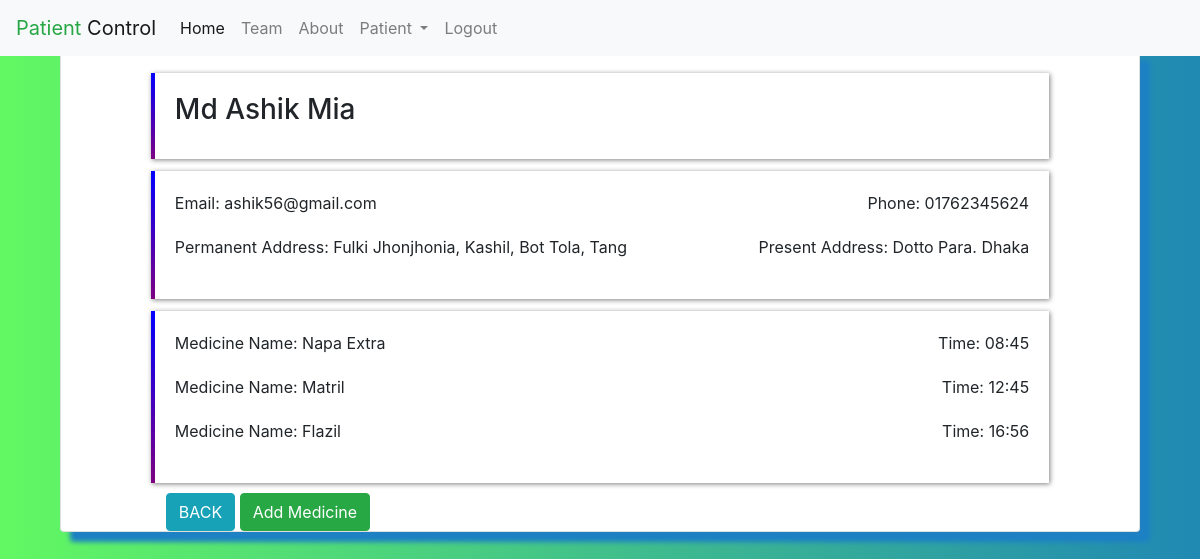
The page /check_patient.php?id=3 (signed in) on the database its author committed.
### tables this page shows
CREATE TABLE `patient_info` (
  `id` int(11) NOT NULL,
  `patient_ip` varchar(15) DEFAULT NULL,
  `f_name` varchar(40) DEFAULT NULL,
  `email` varchar(40) DEFAULT NULL,
  `phone` varchar(30) DEFAULT NULL,
  `bed_no` varchar(40) DEFAULT NULL,
  `pr_address` varchar(30) DEFAULT NULL,
  `pe_address` varchar(40) DEFAULT NULL,
  `first_medicine_name` varchar(40) DEFAULT NULL,
  `first_medicine_time` varchar(40) DEFAULT NULL,
  `second_medicine_name` varchar(40) DEFAULT NULL,
  `second_medicine_time` varchar(40) DEFAULT NULL,
  `third_medicine_name` varchar(40) DEFAULT NULL,
  `third_medicine_time` varchar(40) DEFAULT NULL
);

### check_patient.php (the view, shortened to what this page needs)
<?php
    $id = $_GET['id'];
    require_once "config.php";
    $sql = "SELECT * FROM patient_info WHERE id=$id";
    $result = mysqli_query($link, $sql);
    $std = mysqli_fetch_assoc($result);
?>
<!DOCTYPE html>
<html lang="en">
<head>
    <link rel="stylesheet" href="https://cdnjs.cloudflare.com/ajax/libs/font-awesome/4.7.0/css/font-awesome.min.css">
    <link rel="stylesheet" href="css/bootstrap.min.css">
    <link rel="stylesheet" href="css/profile.css">
</head>
<body>
    <?php
        include 'navbar.php';
    ?>
    <section class="container">
        <div class="col-12 col-lg-12 m-auto">
            <div class="card container-body">
                <div class="card-body col-10 col-lg-10 m-auto">
                    <h3 class="card-title"><?php echo $std['f_name']; ?></h3>
                </div>
                <div class="card-body col-10 col-lg-10 m-auto">
                    <p class="card-title float-right">
                        <label for="">Phone:</label> <?php echo $std['phone']; ?>
                    </p>
                    <p class="card-title">
                        <label for="">Email:</label> <?php echo $std['email']; ?>
                    </p>
                    <p class="card-title float-right">
                        <label for="">Present Address:</label> <?php echo $std['pr_address']; ?>
                    </p>
                    <p class="card-title">
                        <label for="">Permanent Address:</label> <?php echo $std['pe_address']; ?>
                    </p>
                </div>
                <div class="card-body col-10 col-lg-10 m-auto">
                    <p class="card-title float-right">
                        <label for="">Time:</label> <?php echo $std['first_medicine_time']; ?>
                    </p>
                    <p class="card-title">
                        <label for="">Medicine Name:</label> <?php echo $std['first_medicine_name']; ?>
                    </p>
                    <p class="card-title float-right">
                        <label for="">Time:</label> <?php echo $std['second_medicine_time']; ?>
                    </p>
                    <p class="card-title">
                        <label for="">Medicine Name:</label> <?php echo $std['second_medicine_name']; ?>
                    </p>
                    <p class="card-title float-right">
                        <label for="">Time:</label> <?php echo $std['third_medicine_time']; ?>
                    </p>
                    <p class="card-title">
                        <label for="">Medicine Name:</label> <?php echo $std['third_medicine_name']; ?>
                    </p>
                </div>
                <div class="col-8 col-lg-10 m-auto">
                    <a class="btn btn-info shadow-none" href="all_patients_information.php">BACK</a>
                    <a class="btn btn-success shadow-none" href="add_medicine.php?id=<?php echo $std['patient_ip']; ?>">Add Medicine</a>
                </div>
            </div>
        </div>
    </section>
</body>
</html>

### css/profile.css (style rules this page uses)
body { background-image: linear-gradient(90deg, #62f862, #2089b3); }
.container { margin-top: 55px; }
.card { box-shadow: 10px 10px 5px rgb(29, 129, 196); }
.card-body { border-left: 4px solid; border-image: linear-gradient(180deg, blue, purple); border-image-slice: 1; margin-top: 2px !important; margin-bottom: 10px !important; box-shadow: 1px 1px 5px gray; }

### check_patient.php (style rules this page uses)
.container { margin-top: 50px; animation: movingTopToBottom 3s; -webkit-animation: movingTopToBottom 3s; position: relative; }
.container-body { padding-top: 20px !important; }

### rows shown on the page
patient_info: f_name "Md Ashik Mia", phone "01762345624", email "ashik56@gmail.com", pr_address "Dotto Para. Dhaka", pe_address "Fulki Jhonjhonia, Kashil, Bot Tola, Tang", first_medicine_time "08:45", first_medicine_name "Napa Extra", second_medicine_time "12:45", second_medicine_name "Matril", third_medicine_time "16:56", third_medicine_name "Flazil"
